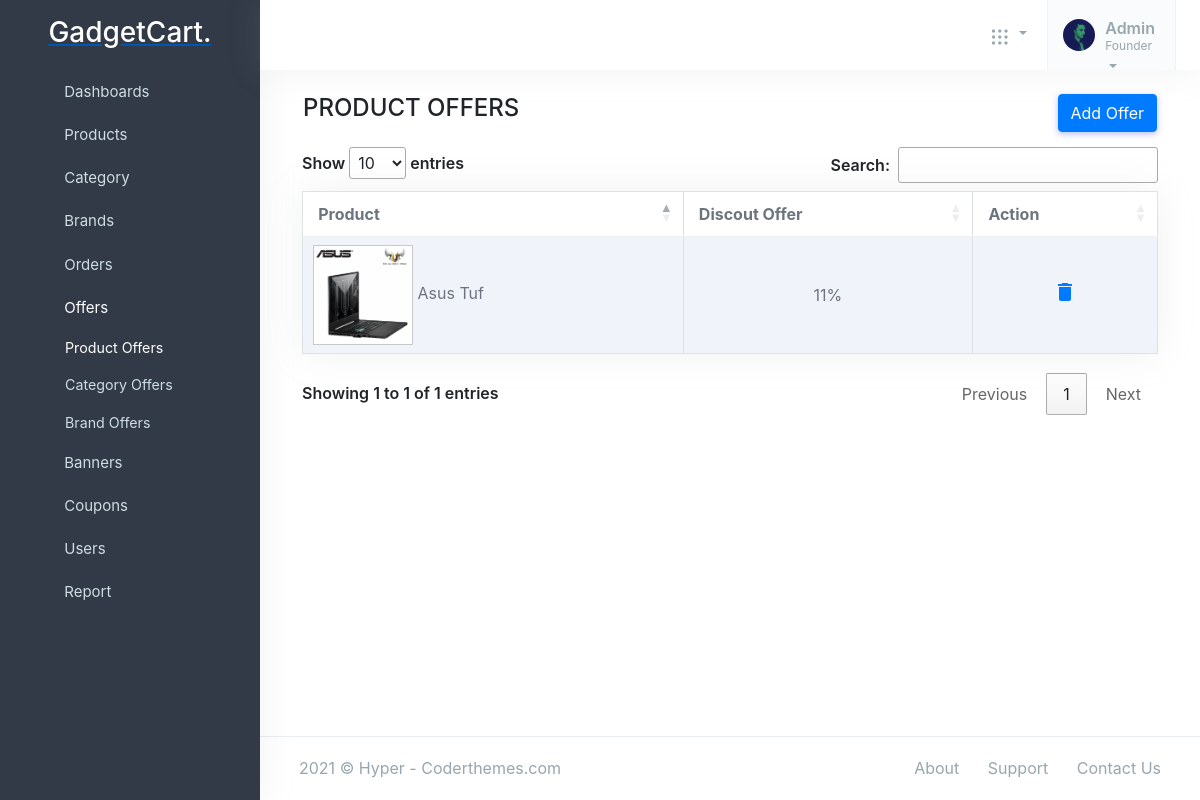
/adminpanel/product_offer_list/, run on an earlier commit of the app's database.
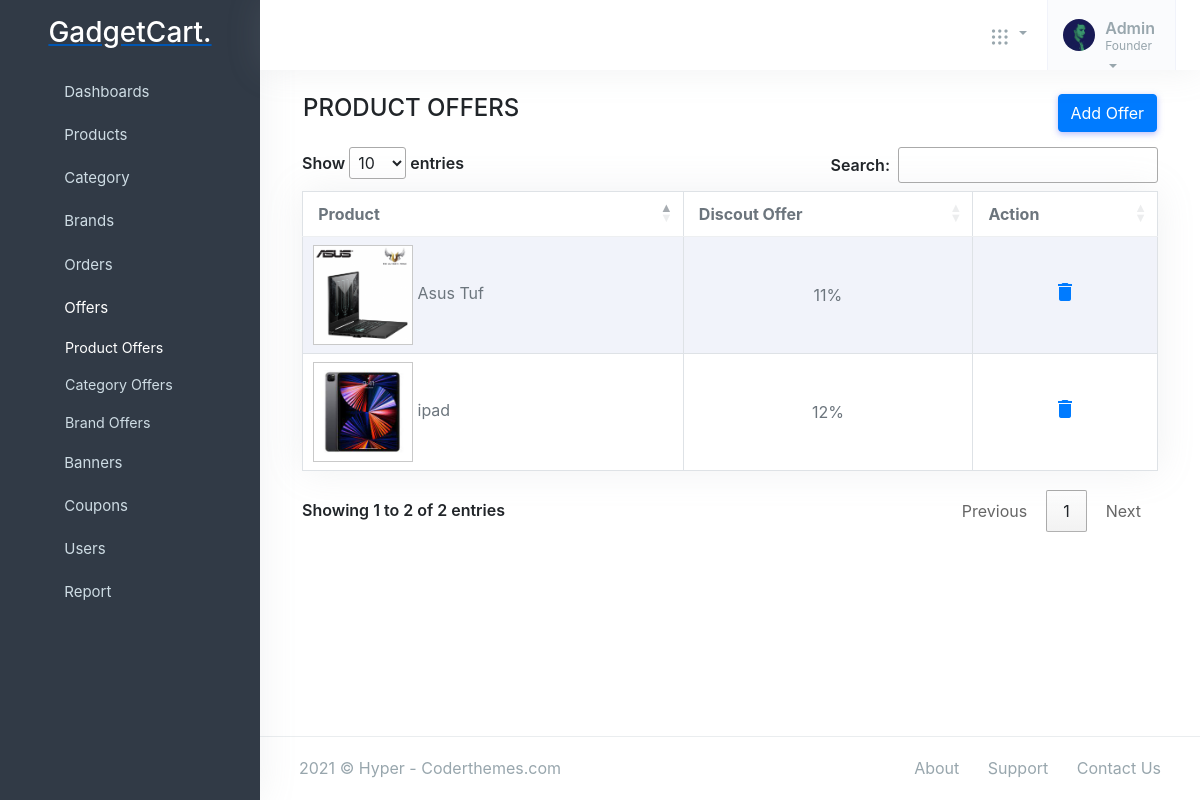
And on a later commit of the database.
### offer/models.py (models this page shows, shortened)
class ProductOffer(models.Model):
    product = models.OneToOneField('store.product', on_delete=CASCADE, null=True, blank=True)
    discount_offer = models.PositiveBigIntegerField(help_text='Offer in percentage')
    is_active = models.BooleanField(default=True)

### store/models.py (models this page shows, shortened)
class Product(models.Model):
    product_name  = models.CharField(max_length=200, unique=True)
    slug          = models.SlugField(max_length=200, unique=True)
    description   = models.TextField(max_length=500, blank=True)
    price         = models.IntegerField()
    image1        = models.ImageField(upload_to='photos/products')
    image2        = models.ImageField(upload_to='photos/products')
    image3        = models.ImageField(upload_to='photos/products')
    stock         = models.IntegerField()
    is_available  = models.BooleanField(default=True)
    brand         = models.ForeignKey(Brand, on_delete=models.CASCADE)
    category      = models.ForeignKey(Category, on_delete=models.CASCADE)
    created_date  = models.DateTimeField(auto_now_add=True)
    modified_date = models.DateTimeField(auto_now=True)
    def __str__(self):
        return self.product_name

### adminpanel/views.py (the view)
# urls.py: path('product_offer_list/', views.product_offer_list, name='product_offer_list'),
def product_offer_list(request):
    productoffers = ProductOffer.objects.all()
    context = {
        'productoffers' : productoffers
    }
    return render(request, 'adminpanel/product_offer_list.html', context)

### brand/context_processors.py (called while the page is built)
def menulinks(request):
    links = Brand.objects.all()
    return dict(link=links)

### carts/context_processors.py (called while the page is built, shortened)
def counter(request):
    cart_count = 0
    if 'admin' in request.path:
        return {}
    return dict(cart_count=cart_count)

### category/context_processors.py (called while the page is built)
def menu_links(request):
    links = Category.objects.all()
    return dict(links=links)

### templates/adminpanel/product_offer_list.html (shortened to what this page needs)
{% extends 'adminpanel/base.html' %}
{% load static %}
{% block content %}
<div class="container">
    <div class="row">
        <div class="col">
            <h4 class="ml-3 mt-4 mb-4">PRODUCT OFFERS</h4>
        </div>
        <div class="col">
            <a href="{% url 'product_offer_add' %}" type="button" class="btn btn-primary mt-4 mr-3 float-right">Add Offer</a>
        </div>
    </div>
    <div class="col-12" id="tables">
        <table class="table table-striped table-bordered table-hover bg-white bg-body shadow" id="myTable">
            <thead>
                <tr>
                    <th>Product</th>
                    <th>Discout Offer</th>
                    <th>Action</th>
                </tr>
            </thead>
            <tbody>
                {% for offer in productoffers %}
                <tr>
                    <td class="table-user">
                        <img src="{{ offer.product.image1.url }}" alt="table-user"
                            style="height: 100px; width:100px; border:1px solid rgb(201, 201, 201)" />
                        {{ offer.product }}
                    </td>
                    <td class="align-middle">
                        <center>{{ offer.discount_offer }}%</center>
                    </td>
                    <td class="table-action align-middle">
                        <center>
                            <a href="{% url 'product_offer_delete' offer.id %}" onclick="deleteItems(event)"><span
                                    class="material-icons">delete</span></a>
                        </center>
                    </td>
                </tr>
                {% endfor %}
            </tbody>
        </table>
    </div>
</div>
<footer class="footer">
    <div class="container-fluid">
        <div class="row">
            <div class="col-md-6">
                <script>document.write(new Date().getFullYear())</script> © Hyper - Coderthemes.com
            </div>
            <div class="col-md-6">
                <div class="text-md-end footer-links d-none d-md-block">
                    <a href="javascript: void(0);">About</a>
                    <a href="javascript: void(0);">Support</a>
                    <a href="javascript: void(0);">Contact Us</a>
                </div>
            </div>
        </div>
    </div>
</footer>
{% endblock %}

What changed in the data, as far as the page shows it:
added ProductOffer: product.image1 (picture), product "ipad", discount_offer "12"
Also different on the page:
text written by a page script: "Show entries Search: Showing 1 to 1 of 1 entries Previous 1 Next" → "Show entries Search: Showing 1 to 2 of 2 entries Previous 1 Next"
